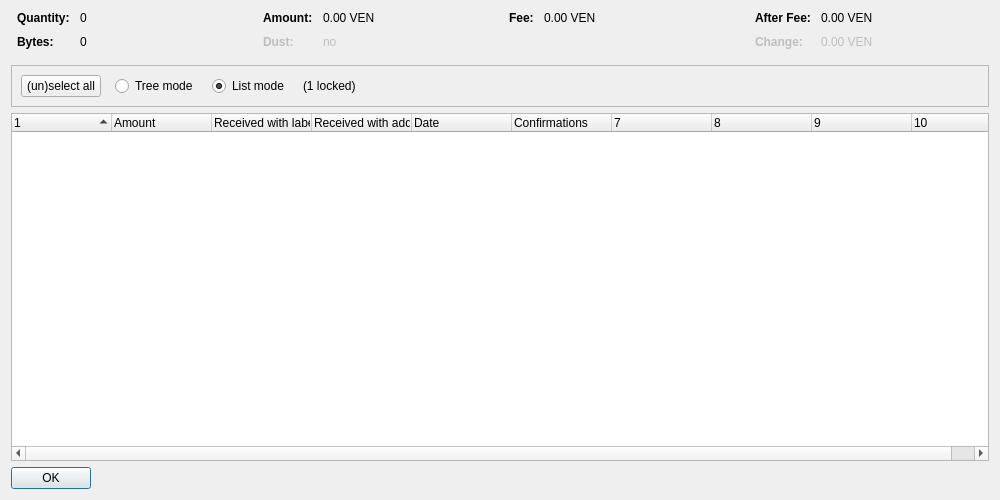
<?xml version="1.0" encoding="UTF-8"?>
<ui version="4.0">
 <class>CoinControlDialog</class>
 <widget class="QDialog" name="CoinControlDialog">
  <property name="geometry">
   <rect>
    <x>0</x>
    <y>0</y>
    <width>1000</width>
    <height>500</height>
   </rect>
  </property>
  <property name="windowTitle">
   <string>Coin Selection</string>
  </property>
  <layout class="QVBoxLayout" name="verticalLayout">
   <item>
    <layout class="QHBoxLayout" name="horizontalLayoutTop" stretch="0,0,0,0">
     <property name="topMargin">
      <number>0</number>
     </property>
     <property name="bottomMargin">
      <number>10</number>
     </property>
     <item>
      <layout class="QFormLayout" name="formLayoutCoinControl1">
       <property name="horizontalSpacing">
        <number>10</number>
       </property>
       <property name="verticalSpacing">
        <number>10</number>
       </property>
       <property name="leftMargin">
        <number>6</number>
       </property>
       <property name="rightMargin">
        <number>6</number>
       </property>
       <item row="0" column="0">
        <widget class="QLabel" name="labelCoinControlQuantityText">
         <property name="font">
          <font>
           <weight>75</weight>
           <bold>true</bold>
          </font>
         </property>
         <property name="text">
          <string>Quantity:</string>
         </property>
        </widget>
       </item>
       <item row="0" column="1">
        <widget class="QLabel" name="labelCoinControlQuantity">
         <property name="cursor">
          <cursorShape>IBeamCursor</cursorShape>
         </property>
         <property name="contextMenuPolicy">
          <enum>Qt::ActionsContextMenu</enum>
         </property>
         <property name="text">
          <string notr="true">0</string>
         </property>
         <property name="textInteractionFlags">
          <set>Qt::LinksAccessibleByMouse|Qt::TextSelectableByKeyboard|Qt::TextSelectableByMouse</set>
         </property>
        </widget>
       </item>
       <item row="1" column="0">
        <widget class="QLabel" name="labelCoinControlBytesText">
         <property name="font">
          <font>
           <weight>75</weight>
           <bold>true</bold>
          </font>
         </property>
         <property name="text">
          <string>Bytes:</string>
         </property>
        </widget>
       </item>
       <item row="1" column="1">
        <widget class="QLabel" name="labelCoinControlBytes">
         <property name="cursor">
          <cursorShape>IBeamCursor</cursorShape>
         </property>
         <property name="contextMenuPolicy">
          <enum>Qt::ActionsContextMenu</enum>
         </property>
         <property name="text">
          <string notr="true">0</string>
         </property>
         <property name="textInteractionFlags">
          <set>Qt::LinksAccessibleByMouse|Qt::TextSelectableByKeyboard|Qt::TextSelectableByMouse</set>
         </property>
        </widget>
       </item>
      </layout>
     </item>
     <item>
      <layout class="QFormLayout" name="formLayoutCoinControl2">
       <property name="horizontalSpacing">
        <number>10</number>
       </property>
       <property name="verticalSpacing">
        <number>10</number>
       </property>
       <property name="leftMargin">
        <number>6</number>
       </property>
       <property name="rightMargin">
        <number>6</number>
       </property>
       <item row="0" column="0">
        <widget class="QLabel" name="labelCoinControlAmountText">
         <property name="font">
          <font>
           <weight>75</weight>
           <bold>true</bold>
          </font>
         </property>
         <property name="text">
          <string>Amount:</string>
         </property>
        </widget>
       </item>
       <item row="0" column="1">
        <widget class="QLabel" name="labelCoinControlAmount">
         <property name="cursor">
          <cursorShape>IBeamCursor</cursorShape>
         </property>
         <property name="contextMenuPolicy">
          <enum>Qt::ActionsContextMenu</enum>
         </property>
         <property name="text">
          <string notr="true">0.00 VEN</string>
         </property>
         <property name="textInteractionFlags">
          <set>Qt::LinksAccessibleByMouse|Qt::TextSelectableByKeyboard|Qt::TextSelectableByMouse</set>
         </property>
        </widget>
       </item>
       <item row="1" column="0">
        <widget class="QLabel" name="labelCoinControlLowOutputText">
         <property name="enabled">
          <bool>false</bool>
         </property>
         <property name="font">
          <font>
           <weight>75</weight>
           <bold>true</bold>
          </font>
         </property>
         <property name="text">
          <string>Dust:</string>
         </property>
        </widget>
       </item>
       <item row="1" column="1">
        <widget class="QLabel" name="labelCoinControlLowOutput">
         <property name="enabled">
          <bool>false</bool>
         </property>
         <property name="cursor">
          <cursorShape>IBeamCursor</cursorShape>
         </property>
         <property name="contextMenuPolicy">
          <enum>Qt::ActionsContextMenu</enum>
         </property>
         <property name="text">
          <string notr="true">no</string>
         </property>
         <property name="textInteractionFlags">
          <set>Qt::LinksAccessibleByMouse|Qt::TextSelectableByKeyboard|Qt::TextSelectableByMouse</set>
         </property>
        </widget>
       </item>
      </layout>
     </item>
     <item>
      <layout class="QFormLayout" name="formLayoutCoinControl3">
       <property name="horizontalSpacing">
        <number>10</number>
       </property>
       <property name="verticalSpacing">
        <number>10</number>
       </property>
       <property name="leftMargin">
        <number>6</number>
       </property>
       <property name="rightMargin">
        <number>6</number>
       </property>
       <item row="0" column="0">
        <widget class="QLabel" name="labelCoinControlFeeText">
         <property name="font">
          <font>
           <weight>75</weight>
           <bold>true</bold>
          </font>
         </property>
         <property name="text">
          <string>Fee:</string>
         </property>
        </widget>
       </item>
       <item row="0" column="1">
        <widget class="QLabel" name="labelCoinControlFee">
         <property name="cursor">
          <cursorShape>IBeamCursor</cursorShape>
         </property>
         <property name="contextMenuPolicy">
          <enum>Qt::ActionsContextMenu</enum>
         </property>
         <property name="text">
          <string notr="true">0.00 VEN</string>
         </property>
         <property name="textInteractionFlags">
          <set>Qt::LinksAccessibleByMouse|Qt::TextSelectableByKeyboard|Qt::TextSelectableByMouse</set>
         </property>
        </widget>
       </item>
      </layout>
     </item>
     <item>
      <layout class="QFormLayout" name="formLayoutCoinControl4">
       <property name="horizontalSpacing">
        <number>10</number>
       </property>
       <property name="verticalSpacing">
        <number>10</number>
       </property>
       <property name="leftMargin">
        <number>6</number>
       </property>
       <property name="rightMargin">
        <number>6</number>
       </property>
       <item row="0" column="0">
        <widget class="QLabel" name="labelCoinControlAfterFeeText">
         <property name="font">
          <font>
           <weight>75</weight>
           <bold>true</bold>
          </font>
         </property>
         <property name="text">
          <string>After Fee:</string>
         </property>
        </widget>
       </item>
       <item row="0" column="1">
        <widget class="QLabel" name="labelCoinControlAfterFee">
         <property name="cursor">
          <cursorShape>IBeamCursor</cursorShape>
         </property>
         <property name="contextMenuPolicy">
          <enum>Qt::ActionsContextMenu</enum>
         </property>
         <property name="text">
          <string notr="true">0.00 VEN</string>
         </property>
         <property name="textInteractionFlags">
          <set>Qt::LinksAccessibleByMouse|Qt::TextSelectableByKeyboard|Qt::TextSelectableByMouse</set>
         </property>
        </widget>
       </item>
       <item row="1" column="0">
        <widget class="QLabel" name="labelCoinControlChangeText">
         <property name="enabled">
          <bool>false</bool>
         </property>
         <property name="font">
          <font>
           <weight>75</weight>
           <bold>true</bold>
          </font>
         </property>
         <property name="text">
          <string>Change:</string>
         </property>
        </widget>
       </item>
       <item row="1" column="1">
        <widget class="QLabel" name="labelCoinControlChange">
         <property name="enabled">
          <bool>false</bool>
         </property>
         <property name="cursor">
          <cursorShape>IBeamCursor</cursorShape>
         </property>
         <property name="contextMenuPolicy">
          <enum>Qt::ActionsContextMenu</enum>
         </property>
         <property name="text">
          <string notr="true">0.00 VEN</string>
         </property>
         <property name="textInteractionFlags">
          <set>Qt::LinksAccessibleByMouse|Qt::TextSelectableByKeyboard|Qt::TextSelectableByMouse</set>
         </property>
        </widget>
       </item>
      </layout>
     </item>
    </layout>
   </item>
   <item>
    <widget class="QFrame" name="frame">
     <property name="minimumSize">
      <size>
       <width>0</width>
       <height>40</height>
      </size>
     </property>
     <property name="frameShape">
      <enum>QFrame::StyledPanel</enum>
     </property>
     <property name="frameShadow">
      <enum>QFrame::Sunken</enum>
     </property>
     <layout class="QHBoxLayout" name="horizontalLayout">
      <item>
       <layout class="QHBoxLayout" name="horizontalLayoutPanel" stretch="0,0,0,0,0">
        <property name="spacing">
         <number>14</number>
        </property>
        <item>
         <widget class="QPushButton" name="pushButtonSelectAll">
          <property name="sizePolicy">
           <sizepolicy hsizetype="Maximum" vsizetype="Fixed">
            <horstretch>0</horstretch>
            <verstretch>0</verstretch>
           </sizepolicy>
          </property>
          <property name="text">
           <string>(un)select all</string>
          </property>
          <property name="autoDefault">
           <bool>false</bool>
          </property>
         </widget>
        </item>
        <item>
         <widget class="QRadioButton" name="radioTreeMode">
          <property name="sizePolicy">
           <sizepolicy hsizetype="Maximum" vsizetype="Fixed">
            <horstretch>0</horstretch>
            <verstretch>0</verstretch>
           </sizepolicy>
          </property>
          <property name="text">
           <string>Tree mode</string>
          </property>
         </widget>
        </item>
        <item>
         <widget class="QRadioButton" name="radioListMode">
          <property name="sizePolicy">
           <sizepolicy hsizetype="Maximum" vsizetype="Fixed">
            <horstretch>0</horstretch>
            <verstretch>0</verstretch>
           </sizepolicy>
          </property>
          <property name="text">
           <string>List mode</string>
          </property>
          <property name="checked">
           <bool>true</bool>
          </property>
         </widget>
        </item>
        <item>
         <widget class="QLabel" name="labelLocked">
          <property name="text">
           <string notr="true">(1 locked)</string>
          </property>
         </widget>
        </item>
        <item>
         <spacer name="horizontalSpacer">
          <property name="orientation">
           <enum>Qt::Horizontal</enum>
          </property>
          <property name="sizeHint" stdset="0">
           <size>
            <width>40</width>
            <height>20</height>
           </size>
          </property>
         </spacer>
        </item>
       </layout>
      </item>
     </layout>
    </widget>
   </item>
   <item>
    <widget class="CoinControlTreeWidget" name="treeWidget">
     <property name="contextMenuPolicy">
      <enum>Qt::CustomContextMenu</enum>
     </property>
     <property name="sortingEnabled">
      <bool>false</bool>
     </property>
     <property name="columnCount">
      <number>10</number>
     </property>
     <attribute name="headerShowSortIndicator" stdset="0">
      <bool>true</bool>
     </attribute>
     <attribute name="headerStretchLastSection">
      <bool>false</bool>
     </attribute>
     <column>
      <property name="text">
       <string/>
      </property>
     </column>
     <column>
      <property name="text">
       <string>Amount</string>
      </property>
     </column>
     <column>
      <property name="text">
       <string>Received with label</string>
      </property>
     </column>
     <column>
      <property name="text">
       <string>Received with address</string>
      </property>
     </column>
     <column>
      <property name="text">
       <string>Date</string>
      </property>
     </column>
     <column>
      <property name="text">
       <string>Confirmations</string>
      </property>
      <property name="toolTip">
       <string>Confirmed</string>
      </property>
     </column>
     <column>
      <property name="text">
       <string/>
      </property>
     </column>
     <column>
      <property name="text">
       <string/>
      </property>
     </column>
     <column>
      <property name="text">
       <string/>
      </property>
     </column>
     <column>
      <property name="text">
       <string/>
      </property>
     </column>
    </widget>
   </item>
   <item>
    <widget class="QDialogButtonBox" name="buttonBox">
     <property name="sizePolicy">
      <sizepolicy hsizetype="Maximum" vsizetype="Fixed">
       <horstretch>0</horstretch>
       <verstretch>0</verstretch>
      </sizepolicy>
     </property>
     <property name="orientation">
      <enum>Qt::Horizontal</enum>
     </property>
     <property name="standardButtons">
      <set>QDialogButtonBox::Ok</set>
     </property>
    </widget>
   </item>
  </layout>
 </widget>
 <customwidgets>
  <customwidget>
   <class>CoinControlTreeWidget</class>
   <extends>QTreeWidget</extends>
   <header>qt/coincontroltreewidget.h</header>
  </customwidget>
 </customwidgets>
 <resources/>
 <connections/>
</ui>
